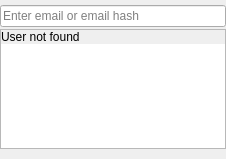
<?xml version="1.0" encoding="UTF-8"?>
<ui version="4.0">
 <class>SearchWidget</class>
 <widget class="QWidget" name="SearchWidget">
  <property name="geometry">
   <rect>
    <x>0</x>
    <y>0</y>
    <width>226</width>
    <height>159</height>
   </rect>
  </property>
  <property name="sizePolicy">
   <sizepolicy hsizetype="Preferred" vsizetype="Preferred">
    <horstretch>0</horstretch>
    <verstretch>0</verstretch>
   </sizepolicy>
  </property>
  <layout class="QVBoxLayout" name="_2">
   <property name="spacing">
    <number>0</number>
   </property>
   <property name="leftMargin">
    <number>0</number>
   </property>
   <property name="topMargin">
    <number>0</number>
   </property>
   <property name="rightMargin">
    <number>0</number>
   </property>
   <property name="bottomMargin">
    <number>0</number>
   </property>
   <item>
    <layout class="QVBoxLayout" name="verticalLayout_2">
     <property name="spacing">
      <number>2</number>
     </property>
     <property name="leftMargin">
      <number>0</number>
     </property>
     <property name="topMargin">
      <number>5</number>
     </property>
     <property name="rightMargin">
      <number>0</number>
     </property>
     <item>
      <widget class="ChatSearchLineEdit" name="chatSearchLineEdit">
       <property name="locale">
        <locale language="English" country="UnitedStates"/>
       </property>
       <property name="placeholderText">
        <string>Enter email or email hash</string>
       </property>
      </widget>
     </item>
     <item>
      <widget class="QFrame" name="chatFoundUserList">
       <property name="frameShape">
        <enum>QFrame::StyledPanel</enum>
       </property>
       <property name="frameShadow">
        <enum>QFrame::Raised</enum>
       </property>
       <layout class="QHBoxLayout" name="horizontalLayout">
        <property name="spacing">
         <number>0</number>
        </property>
        <property name="leftMargin">
         <number>0</number>
        </property>
        <property name="topMargin">
         <number>0</number>
        </property>
        <property name="rightMargin">
         <number>0</number>
        </property>
        <property name="bottomMargin">
         <number>0</number>
        </property>
        <item>
         <layout class="QVBoxLayout" name="verticalLayout_4">
          <property name="spacing">
           <number>0</number>
          </property>
          <item>
           <widget class="QLabel" name="notFoundLabel">
            <property name="text">
             <string>User not found</string>
            </property>
           </widget>
          </item>
          <item>
           <widget class="ChatSearchListVew" name="searchResultTreeView">
            <property name="sizePolicy">
             <sizepolicy hsizetype="Preferred" vsizetype="Preferred">
              <horstretch>0</horstretch>
              <verstretch>0</verstretch>
             </sizepolicy>
            </property>
            <property name="frameShape">
             <enum>QFrame::NoFrame</enum>
            </property>
            <property name="frameShadow">
             <enum>QFrame::Plain</enum>
            </property>
           </widget>
          </item>
         </layout>
        </item>
       </layout>
      </widget>
     </item>
     <item>
      <spacer name="chatUsersVerticalSpacer_">
       <property name="orientation">
        <enum>Qt::Vertical</enum>
       </property>
       <property name="sizeType">
        <enum>QSizePolicy::Fixed</enum>
       </property>
       <property name="sizeHint" stdset="0">
        <size>
         <width>20</width>
         <height>10</height>
        </size>
       </property>
      </spacer>
     </item>
    </layout>
   </item>
  </layout>
 </widget>
 <customwidgets>
  <customwidget>
   <class>ChatSearchLineEdit</class>
   <extends>QLineEdit</extends>
   <header>ChatUI/ChatSearchLineEdit.h</header>
  </customwidget>
  <customwidget>
   <class>ChatSearchListVew</class>
   <extends>QTreeView</extends>
   <header>ChatUI/ChatSearchListVew.h</header>
  </customwidget>
 </customwidgets>
 <resources/>
 <connections/>
</ui>
